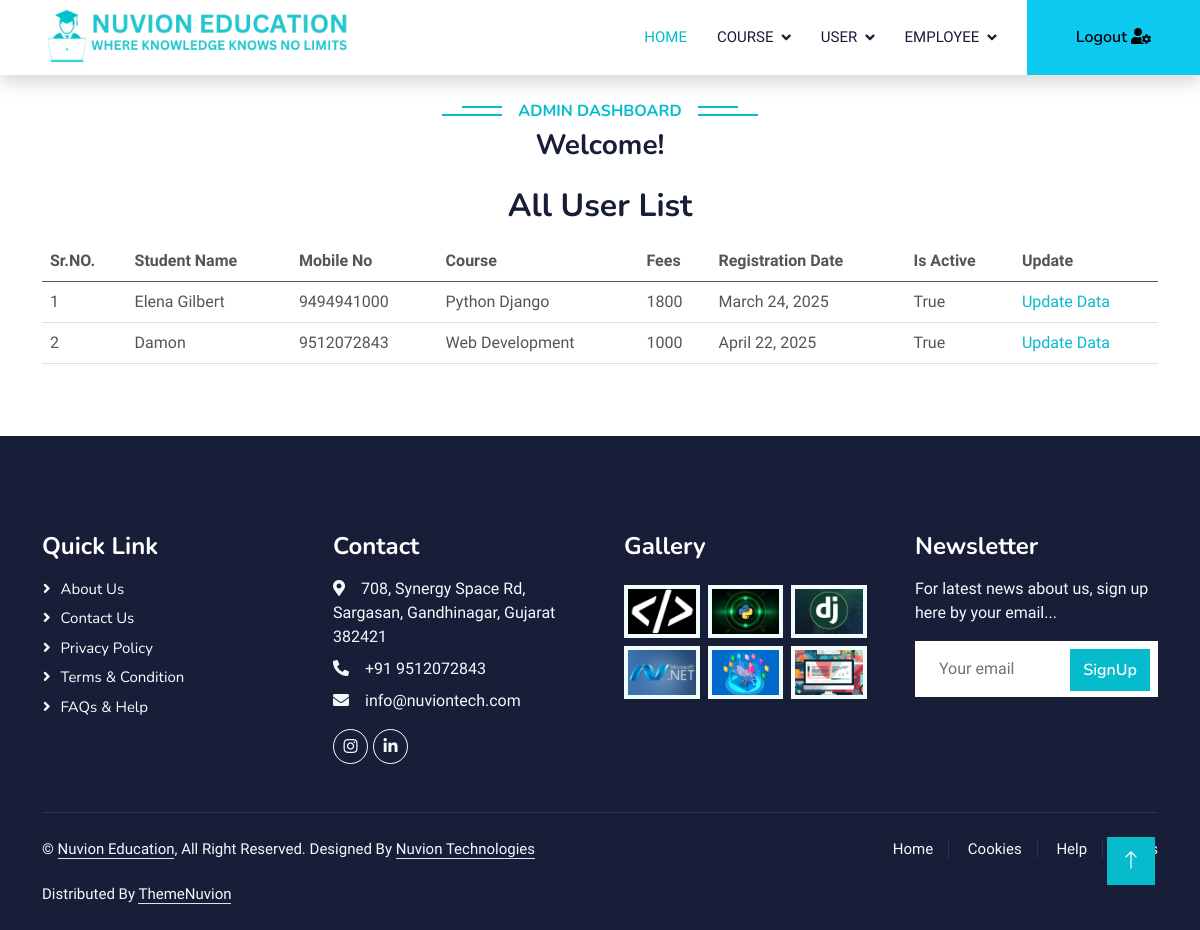
Page /UserList/ on the committed database.
### LMS/models.py (models this page shows)
class tblStudentRegistration(models.Model):
    Id = models.AutoField(primary_key=True)
    name = models.CharField(max_length=200)
    email = models.CharField(max_length=100)
    mobileno = models.CharField(max_length=15)
    Course = models.CharField(max_length=100)
    coursefee = models.IntegerField(null= True, blank=True)
    address = models.CharField(max_length=600)
    Password = models.CharField(max_length=30)
    regdate1 = models.DateField(auto_now=True)
    isActive = models.BooleanField(default=False)

### LMS/views.py (the view)
# urls.py: path('UserList/',UserList,name='UserList'),
def UserList(request):
    all_Info = tblStudentRegistration.objects.all()
    data = {'UserInfo': all_Info}
    return render(request, "Admin/frmUserList.html", data)

### Template/Admin/frmUserList.html (shortened to what this page needs)
<!DOCTYPE html>
<html lang="en">
<head>
    {% include "LinkFile.html" %}
</head>
<body>
  {% include "Admin/frmAdminHeader.html"%}
  <div class="text-center wow fadeInUp" data-wow-delay="0.1s">
    <h2 class="mb3">All User List</h2>
  </div>
  <div class="container-xxl py-2">
      <div class="container">
          <div class="row g-4">
              <div class="col-lg-12 col-md-12 wow fadeInUp" data-wow-delay="0.5s">
                  <form action="" method="post">
                      <table class="table">
                        <thead>
                          <tr>
                            <th>Sr.NO.</th>
                            <th>Student Name</th>
                            <th>Mobile No</th>
                            <th>Course</th>
                            <th>Fees</th>
                            <th>Registration Date</th>
                            <th>Is Active</th>
                            <th>Update</th>
                          </tr>
                        </thead>
                        <tbody>
                          {% for e in UserInfo %}
                          <tr>
                              <td>{{ forloop.counter }}</td>
                              <td>{{ e.name }}</td>
                              <td>{{ e.mobileno }}</td>
                              <td>{{ e.Course }}</td>
                              <td>{{ e.coursefee }}</td>
                              <td>{{ e.regdate1 }}</td>
                              <td>{{ e.isActive }}</td>
                              <td><a href="{% url 'UpdateUserInfo' e.mobileno %}">Update Data</a></td>
                          </tr>
                          {% endfor %}
                        </tbody>
                      </table>
                  </form>
              </div>
          </div>
      </div>
  </div>
  {% include 'Footer.html' %}
  {% include 'JS.html' %}
</body>
</html>

### Media/Boot/css/style.css (style rules this page uses)
:root { --primary: #06BBCC; --light: #F0FBFC; --dark: #181d38; }

### rows in the picture
tblStudentRegistration: name "Elena Gilbert", mobileno "9494941000", Course "Python Django", coursefee "1800", regdate1 "March 24, 2025", isActive "True"
tblStudentRegistration: name "Damon", mobileno "9512072843", Course "Web Development", coursefee "1000", regdate1 "April 22, 2025", isActive "True"
